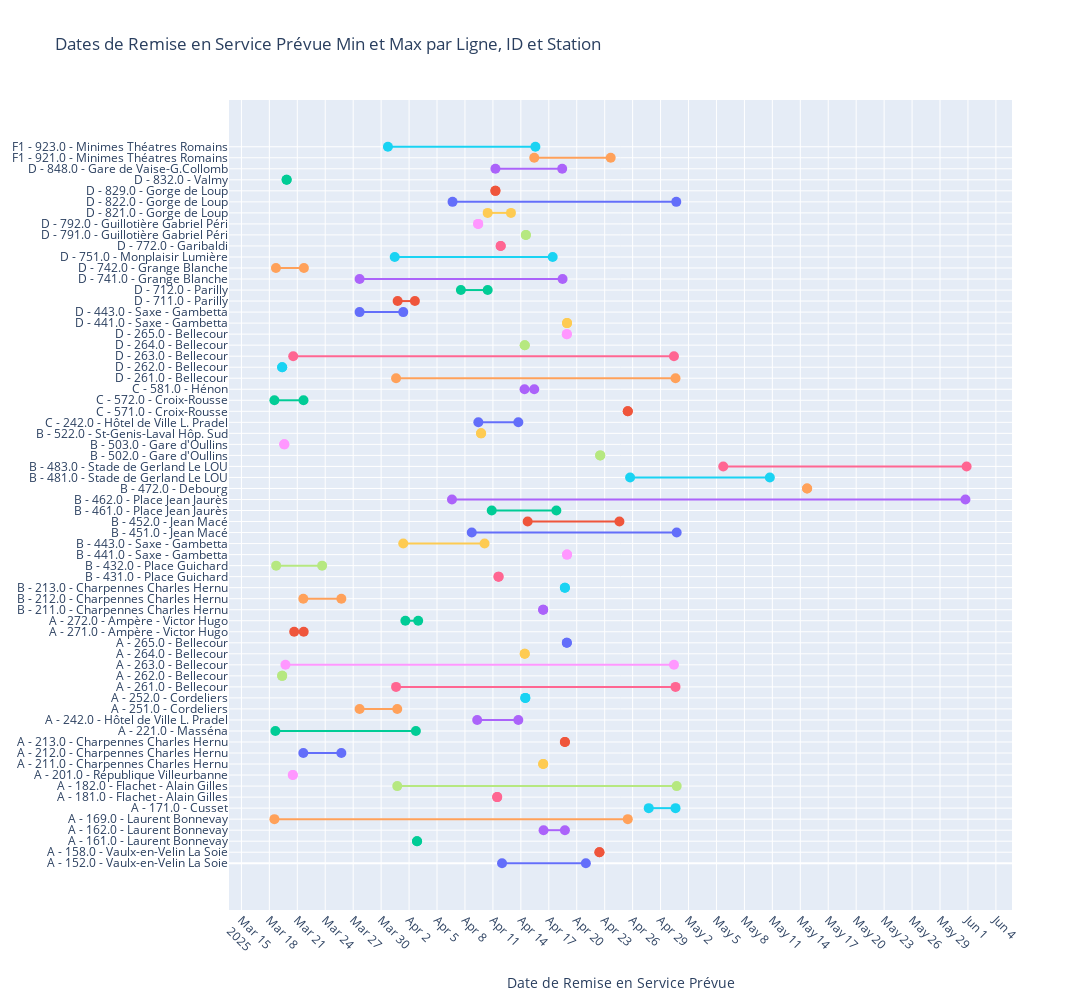

The notebook cell this image was saved under:
### Code cell
# Create a figure
fig = go.Figure()

# Add traces for each row in grouped_df
for i, row in grouped_df.iterrows():
    fig.add_trace(go.Scatter(
        x=[row['min'], row['max']],
        y=[i, i],
        mode='lines+markers',
        marker=dict(size=10),
        name=f"{row['ligne']} - {row['id']} - {row['arret']}"
    ))

# Define custom colors for specific 'ligne' values
custom_colors = {
    "A": "red",
    "B": "blue",
    "C": "orange",
    "D": "green",
    "F": "lightgreen",
    "T1": "purple",
    "T4": "darkviolet",
    "P+R": "pink",
    "Non spécifié": "gray",
}

# Update traces with color based on 'ligne'
for i, row in grouped_df.iterrows():
    ligne_color = custom_colors.get(row['ligne'], "black")  # Default to black if 'ligne' not in custom_colors
    fig.data[i].line.color = ligne_color

# Update layout
fig.update_layout(
    title='Dates de Remise en Service Prévue Min et Max par Ligne, ID et Station',
    xaxis_title='Date de Remise en Service Prévue',
    yaxis=dict(
        tickmode='array',
        tickvals=list(range(len(grouped_df))),
        ticktext=grouped_df.apply(lambda x: f"{x['ligne']} - {x['id']} - {x['arret']}", axis=1)
    ),
    xaxis=dict(tickangle=45),
    height=800,
    width=1200
)

fig.update_layout(showlegend=False)

fig.update_layout(height=1000)

fig.update_xaxes(nticks=40)

fig.show()

### Figure 1 — Plotly figure (JSON) as saved in the notebook; plotly's stock layout.template omitted (floating-point values rounded to 4 significant figures)
{"data": [{"marker": {"size": 10}, "mode": "lines+markers", "name": "A - 152.0 - Vaulx-en-Velin La Soie", "type": "scatter", "x": ["2025-04-11T23:30:00", "2025-04-20T23:30:00"], "y": [0, 0]}, {"marker": {"size": 10}, "mode": "lines+markers", "name": "A - 158.0 - Vaulx-en-Velin La Soie", "type": "scatter", "x": ["2025-04-22T10:30:00", "2025-04-22T10:30:00"], "y": [1, 1]}, {"marker": {"size": 10}, "mode": "lines+markers", "name": "A - 161.0 - Laurent Bonnevay", "type": "scatter", "x": ["2025-04-02T20:30:00", "2025-04-02T20:30:00"], "y": [2, 2]}, {"marker": {"size": 10}, "mode": "lines+markers", "name": "A - 162.0 - Laurent Bonnevay", "type": "scatter", "x": ["2025-04-16T10:30:00", "2025-04-18T17:30:00"], "y": [3, 3]}, {"marker": {"size": 10}, "mode": "lines+markers", "name": "A - 169.0 - Laurent Bonnevay", "type": "scatter", "x": ["2025-03-18T13:00:00", "2025-04-25T11:30:00"], "y": [4, 4]}, {"marker": {"size": 10}, "mode": "lines+markers", "name": "A - 171.0 - Cusset", "type": "scatter", "x": ["2025-04-27T17:30:00", "2025-04-30T14:30:00"], "y": [5, 5]}, {"marker": {"size": 10}, "mode": "lines+markers", "name": "A - 181.0 - Flachet - Alain Gilles", "type": "scatter", "x": ["2025-04-11T11:00:00", "2025-04-11T11:00:00"], "y": [6, 6]}, {"marker": {"size": 10}, "mode": "lines+markers", "name": "A - 182.0 - Flachet - Alain Gilles", "type": "scatter", "x": ["2025-03-31T17:30:00", "2025-04-30T17:30:00"], "y": [7, 7]}, {"marker": {"size": 10}, "mode": "lines+markers", "name": "A - 201.0 - République Villeurbanne", "type": "scatter", "x": ["2025-03-20T12:30:00", "2025-03-20T12:30:00"], "y": [8, 8]}, {"marker": {"size": 10}, "mode": "lines+markers", "name": "A - 211.0 - Charpennes Charles Hernu", "type": "scatter", "x": ["2025-04-16T09:30:00", "2025-04-16T09:30:00"], "y": [9, 9]}, {"marker": {"size": 10}, "mode": "lines+markers", "name": "A - 212.0 - Charpennes Charles Hernu", "type": "scatter", "x": ["2025-03-21T15:30:00", "2025-03-25T17:30:00"], "y": [10, 10]}, {"marker": {"size": 10}, "mode": "lines+markers", "name": "A - 213.0 - Charpennes Charles Hernu", "type": "scatter", "x": ["2025-04-18T17:30:00", "2025-04-18T17:30:00"], "y": [11, 11]}, {"marker": {"size": 10}, "mode": "lines+markers", "name": "A - 221.0 - Masséna", "type": "scatter", "x": ["2025-03-18T15:30:00", "2025-04-02T17:30:00"], "y": [12, 12]}, {"marker": {"size": 10}, "mode": "lines+markers", "name": "A - 242.0 - Hôtel de Ville L. Pradel", "type": "scatter", "x": ["2025-04-09T07:30:00", "2025-04-13T17:30:00"], "y": [13, 13]}, {"marker": {"size": 10}, "mode": "lines+markers", "name": "A - 251.0 - Cordeliers", "type": "scatter", "x": ["2025-03-27T16:30:00", "2025-03-31T17:30:00"], "y": [14, 14]}, {"marker": {"size": 10}, "mode": "lines+markers", "name": "A - 252.0 - Cordeliers", "type": "scatter", "x": ["2025-04-14T11:30:00", "2025-04-14T11:30:00"], "y": [15, 15]}, {"marker": {"size": 10}, "mode": "lines+markers", "name": "A - 261.0 - Bellecour", "type": "scatter", "x": ["2025-03-31T14:30:00", "2025-04-30T14:30:00"], "y": [16, 16]}, {"marker": {"size": 10}, "mode": "lines+markers", "name": "A - 262.0 - Bellecour", "type": "scatter", "x": ["2025-03-19T09:00:00", "2025-03-19T09:00:00"], "y": [17, 17]}, {"marker": {"size": 10}, "mode": "lines+markers", "name": "A - 263.0 - Bellecour", "type": "scatter", "x": ["2025-03-19T17:30:00", "2025-04-30T10:30:00"], "y": [18, 18]}, {"marker": {"size": 10}, "mode": "lines+markers", "name": "A - 264.0 - Bellecour", "type": "scatter", "x": ["2025-04-14T10:00:00", "2025-04-14T10:00:00"], "y": [19, 19]}, {"marker": {"size": 10}, "mode": "lines+markers", "name": "A - 265.0 - Bellecour", "type": "scatter", "x": ["2025-04-18T22:30:00", "2025-04-18T22:30:00"], "y": [20, 20]}, {"marker": {"size": 10}, "mode": "lines+markers", "name": "A - 271.0 - Ampère - Victor Hugo", "type": "scatter", "x": ["2025-03-20T16:00:00", "2025-03-21T16:30:00"], "y": [21, 21]}, {"marker": {"size": 10}, "mode": "lines+markers", "name": "A - 272.0 - Ampère - Victor Hugo", "type": "scatter", "x": ["2025-04-01T14:30:00", "2025-04-02T23:30:00"], "y": [22, 22]}, {"marker": {"size": 10}, "mode": "lines+markers", "name": "B - 211.0 - Charpennes Charles Hernu", "type": "scatter", "x": ["2025-04-16T09:30:00", "2025-04-16T09:30:00"], "y": [23, 23]}, {"marker": {"size": 10}, "mode": "lines+markers", "name": "B - 212.0 - Charpennes Charles Hernu", "type": "scatter", "x": ["2025-03-21T15:30:00", "2025-03-25T17:30:00"], "y": [24, 24]}, {"marker": {"size": 10}, "mode": "lines+markers", "name": "B - 213.0 - Charpennes Charles Hernu", "type": "scatter", "x": ["2025-04-18T17:30:00", "2025-04-18T17:30:00"], "y": [25, 25]}, {"marker": {"size": 10}, "mode": "lines+markers", "name": "B - 431.0 - Place Guichard", "type": "scatter", "x": ["2025-04-11T14:30:00", "2025-04-11T14:30:00"], "y": [26, 26]}, {"marker": {"size": 10}, "mode": "lines+markers", "name": "B - 432.0 - Place Guichard", "type": "scatter", "x": ["2025-03-18T17:30:00", "2025-03-23T16:00:00"], "y": [27, 27]}, {"marker": {"size": 10}, "mode": "lines+markers", "name": "B - 441.0 - Saxe - Gambetta", "type": "scatter", "x": ["2025-04-18T23:00:00", "2025-04-18T23:00:00"], "y": [28, 28]}, {"marker": {"size": 10}, "mode": "lines+markers", "name": "B - 443.0 - Saxe - Gambetta", "type": "scatter", "x": ["2025-04-01T09:00:00", "2025-04-10T02:30:00"], "y": [29, 29]}, {"marker": {"size": 10}, "mode": "lines+markers", "name": "B - 451.0 - Jean Macé", "type": "scatter", "x": ["2025-04-08T17:30:00", "2025-04-30T17:30:00"], "y": [30, 30]}, {"marker": {"size": 10}, "mode": "lines+markers", "name": "B - 452.0 - Jean Macé", "type": "scatter", "x": ["2025-04-14T17:30:00", "2025-04-24T14:00:00"], "y": [31, 31]}, {"marker": {"size": 10}, "mode": "lines+markers", "name": "B - 461.0 - Place Jean Jaurès", "type": "scatter", "x": ["2025-04-10T21:00:00", "2025-04-17T19:30:00"], "y": [32, 32]}, {"marker": {"size": 10}, "mode": "lines+markers", "name": "B - 462.0 - Place Jean Jaurès", "type": "scatter", "x": ["2025-04-06T14:30:00", "2025-05-31T17:30:00"], "y": [33, 33]}, {"marker": {"size": 10}, "mode": "lines+markers", "name": "B - 472.0 - Debourg", "type": "scatter", "x": ["2025-05-14T17:30:00", "2025-05-14T17:30:00"], "y": [34, 34]}, {"marker": {"size": 10}, "mode": "lines+markers", "name": "B - 481.0 - Stade de Gerland Le LOU", "type": "scatter", "x": ["2025-04-25T17:30:00", "2025-05-10T17:30:00"], "y": [35, 35]}, {"marker": {"size": 10}, "mode": "lines+markers", "name": "B - 483.0 - Stade de Gerland Le LOU", "type": "scatter", "x": ["2025-05-05T17:30:00", "2025-05-31T20:30:00"], "y": [36, 36]}, {"marker": {"size": 10}, "mode": "lines+markers", "name": "B - 502.0 - Gare d'Oullins", "type": "scatter", "x": ["2025-04-22T12:30:00", "2025-04-22T12:30:00"], "y": [37, 37]}, {"marker": {"size": 10}, "mode": "lines+markers", "name": "B - 503.0 - Gare d'Oullins", "type": "scatter", "x": ["2025-03-19T14:30:00", "2025-03-19T14:30:00"], "y": [38, 38]}, {"marker": {"size": 10}, "mode": "lines+markers", "name": "B - 522.0 - St-Genis-Laval Hôp. Sud", "type": "scatter", "x": ["2025-04-09T17:30:00", "2025-04-09T17:30:00"], "y": [39, 39]}, {"marker": {"size": 10}, "mode": "lines+markers", "name": "C - 242.0 - Hôtel de Ville L. Pradel", "type": "scatter", "x": ["2025-04-09T10:30:00", "2025-04-13T17:30:00"], "y": [40, 40]}, {"marker": {"size": 10}, "mode": "lines+markers", "name": "C - 571.0 - Croix-Rousse", "type": "scatter", "x": ["2025-04-25T11:30:00", "2025-04-25T11:30:00"], "y": [41, 41]}, {"marker": {"size": 10}, "mode": "lines+markers", "name": "C - 572.0 - Croix-Rousse", "type": "scatter", "x": ["2025-03-18T13:00:00", "2025-03-21T16:00:00"], "y": [42, 42]}, {"marker": {"size": 10}, "mode": "lines+markers", "name": "C - 581.0 - Hénon", "type": "scatter", "x": ["2025-04-14T09:30:00", "2025-04-15T10:30:00"], "y": [43, 43]}, {"marker": {"size": 10}, "mode": "lines+markers", "name": "D - 261.0 - Bellecour", "type": "scatter", "x": ["2025-03-31T14:30:00", "2025-04-30T14:30:00"], "y": [44, 44]}, {"marker": {"size": 10}, "mode": "lines+markers", "name": "D - 262.0 - Bellecour", "type": "scatter", "x": ["2025-03-19T09:00:00", "2025-03-19T09:00:00"], "y": [45, 45]}, {"marker": {"size": 10}, "mode": "lines+markers", "name": "D - 263.0 - Bellecour", "type": "scatter", "x": ["2025-03-20T13:30:00", "2025-04-30T10:30:00"], "y": [46, 46]}, {"marker": {"size": 10}, "mode": "lines+markers", "name": "D - 264.0 - Bellecour", "type": "scatter", "x": ["2025-04-14T10:00:00", "2025-04-14T10:00:00"], "y": [47, 47]}, {"marker": {"size": 10}, "mode": "lines+markers", "name": "D - 265.0 - Bellecour", "type": "scatter", "x": ["2025-04-18T22:30:00", "2025-04-18T22:30:00"], "y": [48, 48]}, {"marker": {"size": 10}, "mode": "lines+markers", "name": "D - 441.0 - Saxe - Gambetta", "type": "scatter", "x": ["2025-04-18T23:00:00", "2025-04-18T23:00:00"], "y": [49, 49]}, {"marker": {"size": 10}, "mode": "lines+markers", "name": "D - 443.0 - Saxe - Gambetta", "type": "scatter", "x": ["2025-03-27T16:30:00", "2025-04-01T09:00:00"], "y": [50, 50]}, {"marker": {"size": 10}, "mode": "lines+markers", "name": "D - 711.0 - Parilly", "type": "scatter", "x": ["2025-03-31T18:30:00", "2025-04-02T15:00:00"], "y": [51, 51]}, {"marker": {"size": 10}, "mode": "lines+markers", "name": "D - 712.0 - Parilly", "type": "scatter", "x": ["2025-04-07T13:30:00", "2025-04-10T10:30:00"], "y": [52, 52]}, {"marker": {"size": 10}, "mode": "lines+markers", "name": "D - 741.0 - Grange Blanche", "type": "scatter", "x": ["2025-03-27T16:30:00", "2025-04-18T11:30:00"], "y": [53, 53]}, {"marker": {"size": 10}, "mode": "lines+markers", "name": "D - 742.0 - Grange Blanche", "type": "scatter", "x": ["2025-03-18T17:00:00", "2025-03-21T17:00:00"], "y": [54, 54]}, {"marker": {"size": 10}, "mode": "lines+markers", "name": "D - 751.0 - Monplaisir Lumière", "type": "scatter", "x": ["2025-03-31T11:00:00", "2025-04-17T10:00:00"], "y": [55, 55]}, {"marker": {"size": 10}, "mode": "lines+markers", "name": "D - 772.0 - Garibaldi", "type": "scatter", "x": ["2025-04-11T20:00:00", "2025-04-11T20:00:00"], "y": [56, 56]}, {"marker": {"size": 10}, "mode": "lines+markers", "name": "D - 791.0 - Guillotière Gabriel Péri", "type": "scatter", "x": ["2025-04-14T13:00:00", "2025-04-14T13:00:00"], "y": [57, 57]}, {"marker": {"size": 10}, "mode": "lines+markers", "name": "D - 792.0 - Guillotière Gabriel Péri", "type": "scatter", "x": ["2025-04-09T10:00:00", "2025-04-09T10:00:00"], "y": [58, 58]}, {"marker": {"size": 10}, "mode": "lines+markers", "name": "D - 821.0 - Gorge de Loup", "type": "scatter", "x": ["2025-04-10T10:30:00", "2025-04-12T22:30:00"], "y": [59, 59]}, {"marker": {"size": 10}, "mode": "lines+markers", "name": "D - 822.0 - Gorge de Loup", "type": "scatter", "x": ["2025-04-06T16:00:00", "2025-04-30T16:30:00"], "y": [60, 60]}, {"marker": {"size": 10}, "mode": "lines+markers", "name": "D - 829.0 - Gorge de Loup", "type": "scatter", "x": ["2025-04-11T06:30:00", "2025-04-11T06:30:00"], "y": [61, 61]}, {"marker": {"size": 10}, "mode": "lines+markers", "name": "D - 832.0 - Valmy", "type": "scatter", "x": ["2025-03-19T20:30:00", "2025-03-19T20:30:00"], "y": [62, 62]}, {"marker": {"size": 10}, "mode": "lines+markers", "name": "D - 848.0 - Gare de Vaise-G.Collomb", "type": "scatter", "x": ["2025-04-11T06:30:00", "2025-04-18T10:30:00"], "y": [63, 63]}, {"marker": {"size": 10}, "mode": "lines+markers", "name": "F1 - 921.0 - Minimes Théatres Romains", "type": "scatter", "x": ["2025-04-15T10:30:00", "2025-04-23T15:30:00"], "y": [64, 64]}, {"marker": {"size": 10}, "mode": "lines+markers", "name": "F1 - 923.0 - Minimes Théatres Romains", "type": "scatter", "x": ["2025-03-30T17:30:00", "2025-04-15T13:30:00"], "y": [65, 65]}], "layout": {"height": 1000, "showlegend": false, "title": {"text": "Dates de Remise en Service Prévue Min et Max par Ligne, ID et Station"}, "width": 1200, "xaxis": {"nticks": 40, "tickangle": 45, "title": {"text": "Date de Remise en Service Prévue"}}, "yaxis": {"tickmode": "array", "ticktext": ["A - 152.0 - Vaulx-en-Velin La Soie", "A - 158.0 - Vaulx-en-Velin La Soie", "A - 161.0 - Laurent Bonnevay", "A - 162.0 - Laurent Bonnevay", "A - 169.0 - Laurent Bonnevay", "A - 171.0 - Cusset", "A - 181.0 - Flachet - Alain Gilles", "A - 182.0 - Flachet - Alain Gilles", "A - 201.0 - République Villeurbanne", "A - 211.0 - Charpennes Charles Hernu", "A - 212.0 - Charpennes Charles Hernu", "A - 213.0 - Charpennes Charles Hernu", "A - 221.0 - Masséna", "A - 242.0 - Hôtel de Ville L. Pradel", "A - 251.0 - Cordeliers", "A - 252.0 - Cordeliers", "A - 261.0 - Bellecour", "A - 262.0 - Bellecour", "A - 263.0 - Bellecour", "A - 264.0 - Bellecour", "A - 265.0 - Bellecour", "A - 271.0 - Ampère - Victor Hugo", "A - 272.0 - Ampère - Victor Hugo", "B - 211.0 - Charpennes Charles Hernu", "B - 212.0 - Charpennes Charles Hernu", "B - 213.0 - Charpennes Charles Hernu", "B - 431.0 - Place Guichard", "B - 432.0 - Place Guichard", "B - 441.0 - Saxe - Gambetta", "B - 443.0 - Saxe - Gambetta", "B - 451.0 - Jean Macé", "B - 452.0 - Jean Macé", "B - 461.0 - Place Jean Jaurès", "B - 462.0 - Place Jean Jaurès", "B - 472.0 - Debourg", "B - 481.0 - Stade de Gerland Le LOU", "B - 483.0 - Stade de Gerland Le LOU", "B - 502.0 - Gare d'Oullins", "B - 503.0 - Gare d'Oullins", "B - 522.0 - St-Genis-Laval Hôp. Sud", "C - 242.0 - Hôtel de Ville L. Pradel", "C - 571.0 - Croix-Rousse", "C - 572.0 - Croix-Rousse", "C - 581.0 - Hénon", "D - 261.0 - Bellecour", "D - 262.0 - Bellecour", "D - 263.0 - Bellecour", "D - 264.0 - Bellecour", "D - 265.0 - Bellecour", "D - 441.0 - Saxe - Gambetta", "D - 443.0 - Saxe - Gambetta", "D - 711.0 - Parilly", "D - 712.0 - Parilly", "D - 741.0 - Grange Blanche", "D - 742.0 - Grange Blanche", "D - 751.0 - Monplaisir Lumière", "D - 772.0 - Garibaldi", "D - 791.0 - Guillotière Gabriel Péri", "D - 792.0 - Guillotière Gabriel Péri", "D - 821.0 - Gorge de Loup", "D - 822.0 - Gorge de Loup", "D - 829.0 - Gorge de Loup", "D - 832.0 - Valmy", "D - 848.0 - Gare de Vaise-G.Collomb", "F1 - 921.0 - Minimes Théatres Romains", "F1 - 923.0 - Minimes Théatres Romains"], "tickvals": [0, 1, 2, 3, 4, 5, 6, 7, 8, 9, 10, 11, 12, 13, 14, 15, 16, 17, 18, 19, 20, 21, 22, 23, 24, 25, 26, 27, 28, 29, 30, 31, 32, 33, 34, 35, 36, 37, 38, 39, 40, 41, 42, 43, 44, 45, 46, 47, 48, 49, 50, 51, 52, 53, 54, 55, 56, 57, 58, 59, 60, 61, 62, 63, 64, 65]}}}
